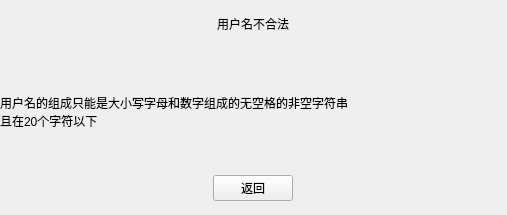
<?xml version="1.0" encoding="UTF-8"?>
<ui version="4.0">
 <class>usernamEerror</class>
 <widget class="QWidget" name="usernamEerror">
  <property name="geometry">
   <rect>
    <x>0</x>
    <y>0</y>
    <width>507</width>
    <height>215</height>
   </rect>
  </property>
  <property name="windowTitle">
   <string>Form</string>
  </property>
  <widget class="QWidget" name="">
   <property name="geometry">
    <rect>
     <x>0</x>
     <y>0</y>
     <width>506</width>
     <height>211</height>
    </rect>
   </property>
   <layout class="QVBoxLayout" name="verticalLayout" stretch="5,1,10,1,1,1">
    <item>
     <layout class="QHBoxLayout" name="horizontalLayout_2">
      <item>
       <spacer name="horizontalSpacer_3">
        <property name="orientation">
         <enum>Qt::Horizontal</enum>
        </property>
        <property name="sizeHint" stdset="0">
         <size>
          <width>40</width>
          <height>20</height>
         </size>
        </property>
       </spacer>
      </item>
      <item>
       <widget class="QLabel" name="label">
        <property name="styleSheet">
         <string notr="true">font: 11pt &quot;黑体&quot;;</string>
        </property>
        <property name="text">
         <string>用户名不合法</string>
        </property>
       </widget>
      </item>
      <item>
       <spacer name="horizontalSpacer_4">
        <property name="orientation">
         <enum>Qt::Horizontal</enum>
        </property>
        <property name="sizeHint" stdset="0">
         <size>
          <width>40</width>
          <height>20</height>
         </size>
        </property>
       </spacer>
      </item>
     </layout>
    </item>
    <item>
     <spacer name="verticalSpacer">
      <property name="orientation">
       <enum>Qt::Vertical</enum>
      </property>
      <property name="sizeHint" stdset="0">
       <size>
        <width>20</width>
        <height>40</height>
       </size>
      </property>
     </spacer>
    </item>
    <item>
     <widget class="QLabel" name="label_2">
      <property name="styleSheet">
       <string notr="true">font: 10pt &quot;楷体&quot;;</string>
      </property>
      <property name="text">
       <string>用户名的组成只能是大小写字母和数字组成的无空格的非空字符串
且在20个字符以下</string>
      </property>
     </widget>
    </item>
    <item>
     <spacer name="verticalSpacer_3">
      <property name="orientation">
       <enum>Qt::Vertical</enum>
      </property>
      <property name="sizeHint" stdset="0">
       <size>
        <width>20</width>
        <height>40</height>
       </size>
      </property>
     </spacer>
    </item>
    <item>
     <layout class="QHBoxLayout" name="horizontalLayout">
      <item>
       <spacer name="horizontalSpacer">
        <property name="orientation">
         <enum>Qt::Horizontal</enum>
        </property>
        <property name="sizeHint" stdset="0">
         <size>
          <width>40</width>
          <height>20</height>
         </size>
        </property>
       </spacer>
      </item>
      <item>
       <widget class="QPushButton" name="pushButton">
        <property name="text">
         <string>返回</string>
        </property>
       </widget>
      </item>
      <item>
       <spacer name="horizontalSpacer_2">
        <property name="orientation">
         <enum>Qt::Horizontal</enum>
        </property>
        <property name="sizeHint" stdset="0">
         <size>
          <width>40</width>
          <height>20</height>
         </size>
        </property>
       </spacer>
      </item>
     </layout>
    </item>
    <item>
     <spacer name="verticalSpacer_2">
      <property name="orientation">
       <enum>Qt::Vertical</enum>
      </property>
      <property name="sizeHint" stdset="0">
       <size>
        <width>20</width>
        <height>40</height>
       </size>
      </property>
     </spacer>
    </item>
   </layout>
  </widget>
 </widget>
 <resources/>
 <connections/>
</ui>
